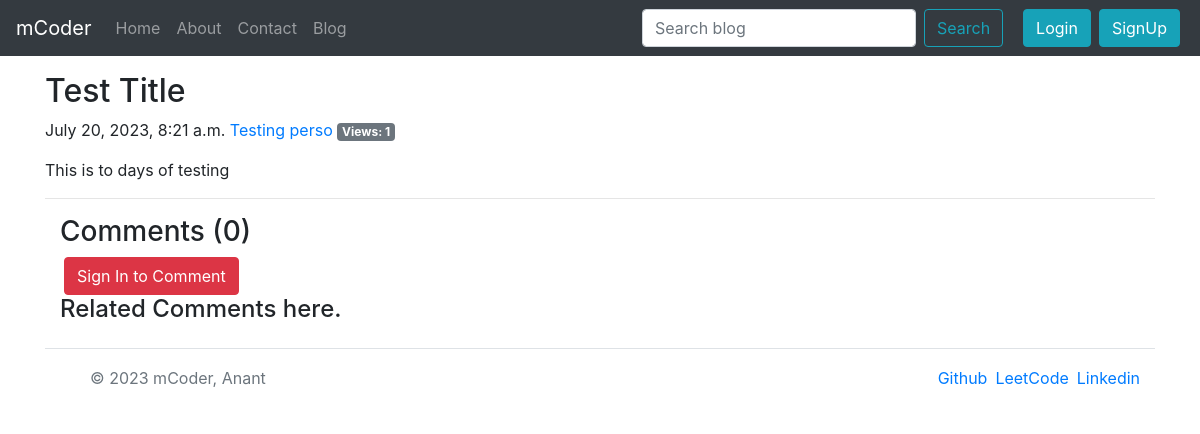
Page /blog/test on the earlier database version.
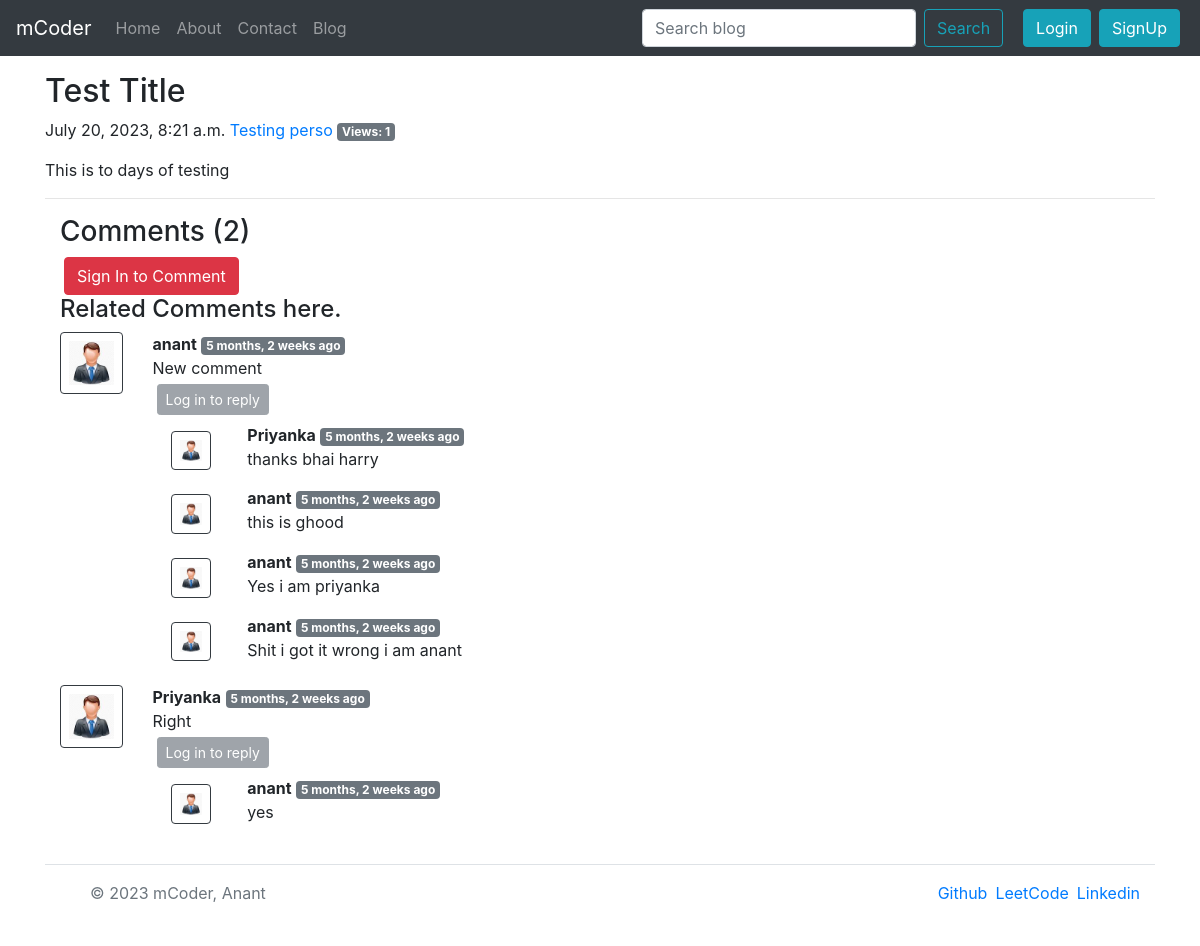
Same page on the later database version.
### blog/models.py (models this page shows, shortened)
class Post(models.Model):
    sno = models.AutoField(primary_key=True)
    title = models.CharField(max_length=80)
    author = models.CharField(max_length=50)
    content = models.TextField()
    views = models.IntegerField(default=0)
    img = models.CharField(max_length=500)
    slug = models.CharField(max_length=130)
    timestamp = models.DateTimeField(blank=True)

class blogComment(models.Model):
    sno = models.AutoField(primary_key=True)
    comment = models.TextField()
    user = models.ForeignKey(User, on_delete=models.CASCADE)
    blog = models.ForeignKey(Post, on_delete=models.CASCADE)
    parent = models.ForeignKey('self',on_delete=models.CASCADE,null=True)
    timestamp = models.DateTimeField(auto_now=True)

### blog/views.py (the view)
# urls.py: path('<str:slug>',views.blogPost, name = 'blogPost'),
def blogPost(request,slug):
    blog = Post.objects.filter(slug = slug).first()
    if(blog!=None):
        blog.views = blog.views +1
        blog.save()
        comments = blogComment.objects.filter(blog = blog,parent=None)
        replies = blogComment.objects.filter(blog=blog).exclude(parent=None)
        repDict={}
        for reply in replies:
            if reply.parent==None:
                pass
            else:
                if reply.parent.sno not in repDict.keys():
                    repDict[reply.parent.sno]=[reply]
                else:
                    repDict[reply.parent.sno].append(reply)
        context = {"post":blog,'comments':comments,'replyDict':repDict}
        return render(request,'blog/blogPost.html',context)
    else:
        messages.error(request,'No Page Found! Please recheck your query')
    return redirect('/blog')

### blog/templatetags/extras.py (called while the page is built)
@register.filter(name ='get_vals')
def get_vals(dict,key):
    return dict.get(key)

### templates/blog/blogPost.html (shortened to what this page needs)
{% extends "base.html" %}
{% load humanize %}
{% load extras %}
{% block body %}
<div class="container my-3">
  <article class="blog-post">
    <h2 class="blog-post-title">{{post.title}}</h2>
    <p class="blog-post-meta">{{post.timestamp}} <a href="/about">{{post.author}}</a>  <span class="badge badge-secondary">  Views: {{post.views}}</span> </p>
    <p>{{post.content | safe }}</p>
    <hr>
    <div class="container">
      <h3>Comments ({{comments.count}})</h3>
      {% if user.is_authenticated %}
      <form action="/blog/blogCommentfunc" method="post">
        {% csrf_token %}
        <div class="form-group">
          <label for="comment">Post Your Comments here.</label>
          <input type="text" class="form-control" name="comment" placeholder="Comment here.">
        </div>
        <input type="hidden" name="blogSno" value="{{post.sno}}">
        <input type="hidden" name="parentSno" value="">
        <div class="row">
          <div class="col-md-12 bg-light text-right">
            <button type="submit" class="btn btn-primary text-right">Submit</button>
          </div>
        </div>
      </form>
      {% else %}
      <button type="button" class="btn btn-danger m-1 my-sm-0" data-toggle="modal" data-target="#LogInModal">
        Sign In to Comment
      </button>
      {% endif %}
      <h4>Related Comments here.</h4>
      {% for comment in comments %}
      <div class="row my-2">
        <div class="col-md-1">
          <img class="rounded mx-auto d-block w-100 p-2 border border-dark" src="/static/images/at0.jpg" alt="user">
        </div>
        <div class="col-md-11"> <b>{{comment.user.username}}</b> <span class="badge badge-secondary">{{comment.timestamp | naturaltime}}</span>
          <div>{{comment.comment}}</div>
          <div class="reply m-1">
            {% if user.is_authenticated %}
            <button class="btn btn-sm btn-secondary" type="button" data-toggle="collapse"
            data-target="#replyBox{{comment.sno}}" aria-expanded="false" aria-controls="replyBox{{comment.sno}}">
            Reply
          </button>
            <div class="collapse" id="replyBox{{comment.sno}}">
              <div class="card card-body my-2">
                <form action="/blog/blogCommentfunc" method="post">
                  {% csrf_token %}
                  <div class="form-group">
                    <label for="comment">Post a reply.</label>
                    <input type="text" class="form-control" name="comment" placeholder="Reply here.">
                  </div>
                  <input type="hidden" name="blogSno" value="{{post.sno}}">
                  <input type="hidden" name="parentSno" value="{{comment.sno}}">
                  <div class="row">
                    <div class="col-md-12 bg-light text-right">
                      <button type="submit" class="btn btn-primary text-right">Submit</button>
                    </div>
                  </div>
                </form>
              </div>
            </div>
            {% else %}
            <button class="btn btn-sm btn-secondary" type="button" data-toggle="collapse"
            data-target="#replyBox{{comment.sno}}" aria-expanded="false" aria-controls="replyBox{{comment.sno}}" disabled>
            Log in to reply
          </button>
            {% endif %}
            <div class="replies m-2">
              {% for reply in replyDict|get_vals:comment.sno %}
              <div class="row my-2">
                <div class="col-md-1">
                  <img class="rounded mx-auto d-block w-75 p-2 border border-dark my-2" src="/static/images/at0.jpg" alt="user">
                </div>
                <div class="col-md-11"><b>{{reply.user.username}}</b> <span class="badge badge-secondary">
                  {{reply.timestamp | naturaltime}}</span>
                    <div>{{reply.comment}}</div>
                </div>
              </div>
              {% endfor %}
            </div>
          </div>
        </div>
      </div>
      {% endfor %}
    </div>
  </article>
</div>
{% endblock body %}

### templates/base.html (shortened to what this page needs)
<!doctype html>
<html lang="en">
<head>
  <link rel="stylesheet" href="https://cdn.jsdelivr.net/npm/bootstrap@4.3.1/dist/css/bootstrap.min.css"
>
</head>
<body>
  <nav class="navbar navbar-expand-lg navbar-dark bg-dark">
    <a class="navbar-brand" href="/">mCoder</a>
    <div class="collapse navbar-collapse" id="navbarSupportedContent">
      <ul class="navbar-nav mr-auto">
        <li class="nav-item {% block homeActive %}{% endblock homeActive %}">
          <a class="nav-link" href="/">Home <span class="sr-only">(current)</span></a>
        </li>
        <li class="nav-item {% block aboutActive %}{% endblock aboutActive %}">
          <a class="nav-link" href="/about">About <span class="sr-only">(current)</span></a>
        </li>
        <li class="nav-item {% block contactActive %}{% endblock contactActive %}">
          <a class="nav-link" href="/contact">Contact <span class="sr-only">(current)</span></a>
        </li>
        <li class="nav-item {% block blogActive %}{% endblock blogActive %}">
          <a class="nav-link" href="/blog">Blog <span class="sr-only">(current)</span></a>
        </li>
      </ul>
      <form method="get" action="/search" class="form-inline my-2 my-lg-0 mx-3">
        <input class="form-control mr-sm-2" type="search" name="query" id="query" placeholder="Search blog"
          aria-label="Search">
        <button class="btn btn-outline-info my-2 my-sm-0" type="submit">Search</button>
      </form>
      {% if user.is_authenticated %}
      <ul class="navbar-nav mr-2">
        <li class="nav-item dropdown">
          <a class="nav-link dropdown-toggle" href="#" id="navbarDropdown" role="button" data-toggle="dropdown" aria-haspopup="true" aria-expanded="false">
            Welcome {{request.user}}
          </a>
          <div class="dropdown-menu" aria-labelledby="navbarDropdown">
            <a class="dropdown-item" href="/logOut">Logout</a>
          </div>
        </li>
      </ul>
      {% else %}
      <button type="button" class="btn btn-info m-1 my-sm-0" data-toggle="modal" data-target="#LogInModal">
        Login
      </button>
      <button type="button" class="btn btn-info m-1   my-sm-0" data-toggle="modal" data-target="#SignUpModal">
        SignUp
      </button>
      {% endif %}
    </div>
  </nav>
  {% block body %}{% endblock body %}
  <div class="container">
    <footer class="d-flex flex-wrap justify-content-between align-items-center py-3 my-4 border-top">
      <div class="col-md-4 d-flex align-items-center">
        <a href="/" class="mb-3 me-2 mb-md-0 text-muted text-decoration-none lh-1">
          <svg class="bi" width="30" height="24"><use xlink:href="#bootstrap"></use></svg>
        </a>
        <span class="mb-3 mb-md-0 text-muted">© 2023 mCoder, Anant</span>
      </div>
      <ul class="nav col-md-4 justify-content-end list-unstyled d-flex">
        <li class="ms-3"><a class="text" href="https://github.com/ananty1">Github</a></li>
        <li class="ms-3 mx-2"><a class="text" href="https://leetcode.com/majestic_coder/">LeetCode</a></li>
        <li class="ms-3"><a class="text" href="https://www.linkedin.com/in/anant-yadav-441807244/">Linkedin</a></li>
        </ul>
    </footer>
  </div>
</body>
</html>

Differences in the rows shown:
added blogComment: user.username "anant", timestamp "5 months, 2 weeks ago", comment "New comment", shown under "Related Comments here."
added blogComment: user.username "Priyanka", timestamp "5 months, 2 weeks ago", comment "thanks bhai harry", shown under "anant"
added blogComment: user.username "anant", timestamp "5 months, 2 weeks ago", comment "this is ghood"
added blogComment: user.username "anant", timestamp "5 months, 2 weeks ago", comment "Yes i am priyanka"
added blogComment: user.username "anant", timestamp "5 months, 2 weeks ago", comment "Shit i got it wrong i am anant"
added blogComment: user.username "Priyanka", timestamp "5 months, 2 weeks ago", comment "Right", shown under "Related Comments here."
added blogComment: user.username "anant", timestamp "5 months, 2 weeks ago", comment "yes", shown under "Priyanka"
Other differences:
{{ comments.count }}: "0" → "2"
